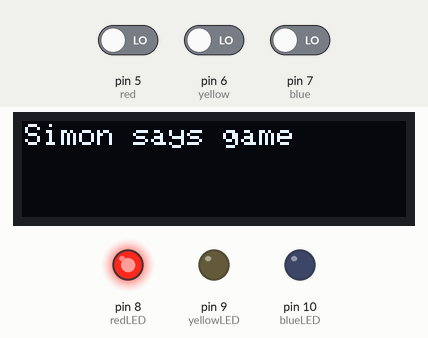
The sketch below on a simulated Arduino Uno, built with avr-gcc and run on an emulated ATmega328P. Parts: 128×32 one-colour display, output pins drawn as LEDs (lit = HIGH). The test bench sets the inputs (shaded band); at power-on: pin 5 (red) LOW, pin 7 (blue) LOW, pin 6 (yellow) LOW. Random numbers use the default seed unless the sketch sets one.

Above: at 2.2 s.
2.3 s: pin 5 (red) driven HIGH
At 3.6 s:
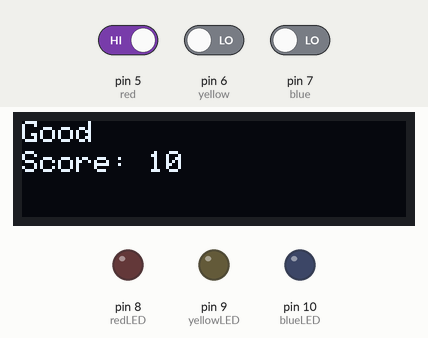
4.5 s: pin 5 (red) driven LOW
At 5.7 s:
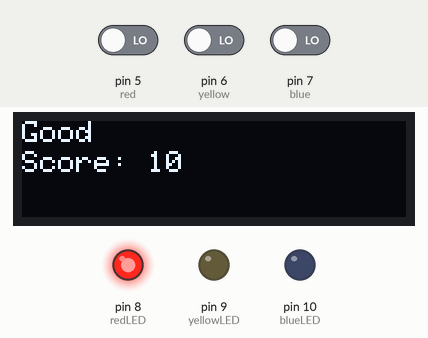
7.5 s: pin 7 (blue) driven HIGH
At 8.4 s:
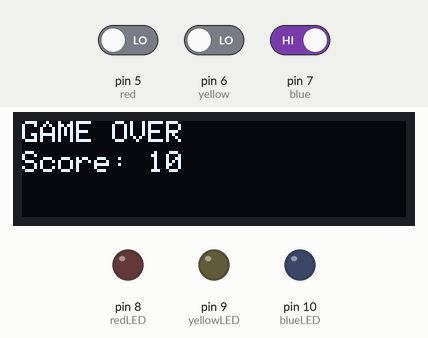
15.0 s: pin 5 (red) driven HIGH
Timing chart, 0 to 17.5 s (numbered marks = the images above; inputs shaded):
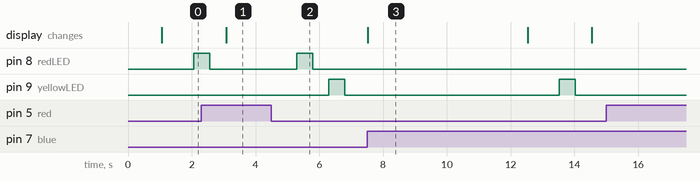

The sketch:

symon_says.ino
```cpp
#include<SPI.h>
#include <Adafruit_GFX.h>
#include <Wire.h>
#include <Adafruit_SSD1306.h>
#define sw 128 //width screen
#define sh 32 //hight screen
#define OLED_RESET            4
Adafruit_SSD1306 display(sw, sh, &Wire, OLED_RESET);
#define blue  7 //input
#define yellow   6
#define red  5
#define redLED  8 //output
#define yellowLED  9
#define blueLED  10
int score;


void glowLED(byte memory[100],int p){
  byte LEDs[3]={blueLED,redLED,yellowLED};

  for(int i=0;i<p;i++){
    int num = random() % 3;
    digitalWrite(LEDs[num],HIGH);
    delay(500);
    digitalWrite(LEDs[num],LOW);
    delay(500);

    memory[i]=num;
  }
}
void printScore(int  score) {
  display.clearDisplay();
  display.setCursor(0, 0);
  display.print("GAME OVER");
  display.setCursor(0, 10);
  display.print("Score: ");
  display.print(score);
  display.display();
}
void printGood(int  score) {
  display.clearDisplay();
  display.setCursor(0, 0);
  display.print("Good");
  display.setCursor(0, 10);
  display.print("Score: ");
  display.print(score);
  display.display();
}


bool InputTester(byte memory[100], int p) {


  byte buttons[3] = {blue, red, yellow};
  byte leds[3] = {blueLED, redLED, yellowLED};

  for (int i = 0; i < p; i++) {
    bool pressed = false;

    while (!pressed) {
      for (int j = 0; j < 3; j++) {
        if (digitalRead(buttons[j]) == HIGH) {
          if (memory[i] == j) {
            score += 10;
            printGood(score);

            pressed = true;
          } else {
            return false;
          }

          // Wait for release
          while (digitalRead(buttons[j]) == HIGH);
          delay(100);
        }
      }
    }
  }

  return true;
}


void game(int p){
  int points;


  byte states[100];
  glowLED(states,p);

  if(InputTester(states,p)){
    delay(700);

    game(p+1);

  }else{
    printScore(score);
  }


}


void setup() {

  pinMode(red, INPUT);
  pinMode(yellow, INPUT);
  pinMode(blue, INPUT);
  pinMode(redLED, OUTPUT);
  pinMode(blueLED, OUTPUT);
  pinMode(yellowLED, OUTPUT);

  Serial.begin(9600);

  if (!display.begin(SSD1306_SWITCHCAPVCC, 0x3C)) {
    Serial.println(F("SSD1306 allocation failed"));
    while (true);
  }

  display.clearDisplay();
  display.setTextSize(1);
  display.setTextColor(WHITE);
  display.setCursor(0, 0);
  display.println("Ready to play!");
  display.display();
  delay(1000);


}


void loop() {
  display.clearDisplay();
  display.setTextSize(1);
  display.setTextColor(WHITE);
  display.setCursor(1, 1);
  display.println("Simon says game");
  display.display();
  delay(1000);
  score =0;
  int p=1;
  game(p);
  delay(5000);


}
```

Measured:
- after the input at 2.3 s, the display: changes after 0.77 s (image 1)
- after the input at 4.5 s, pin 8 (redLED): LOW → HIGH after 0.80 s, → LOW 0.50 s later; pin 9 (yellowLED): LOW → HIGH after 1.8 s, → LOW 0.50 s later
- after the input at 7.5 s, pin 9 (yellowLED): LOW → HIGH after 6.0 s, → LOW 0.50 s later; the display: changes at once (image 3)
- after the input at 15.0 s, every drawn part: stays the same
- what the display in image 3 shows lasts 5.0 s, from 7.5 s to 12.5 s
